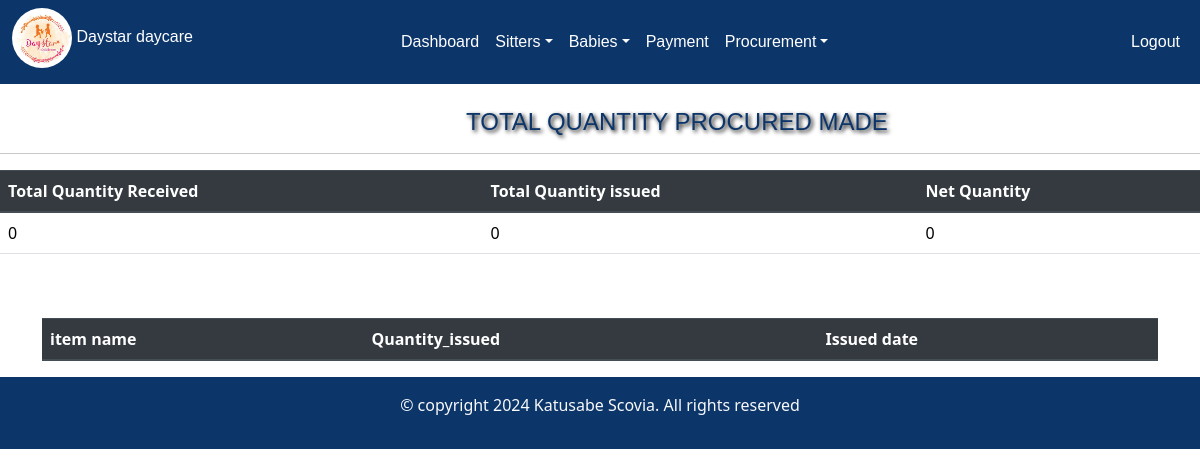
The page /all_issue_items/ (signed in) on the database as committed earlier.
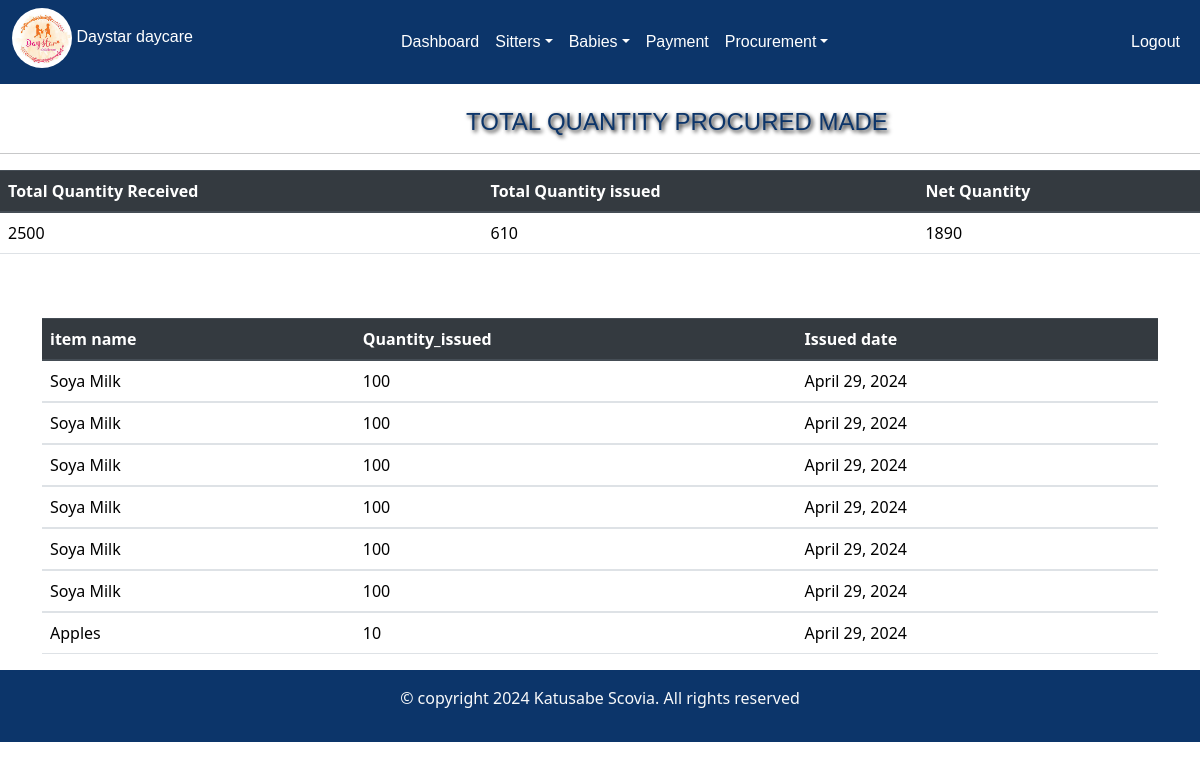
The same page on the database as committed later.
### day/models.py (models this page shows)
class Usedlog(models.Model):
    item = models.ForeignKey(Procurement,on_delete=models.CASCADE)
    quantity_issued=models.IntegerField(default=0)
    usage_date=models.DateField()

class  Procurement(models.Model):
    category = models.ForeignKey(Category,on_delete=models.CASCADE,null=True, blank=True)
    item_name = models.CharField(max_length=200,)
    Quantity=models.IntegerField(default=0)
    date=models.DateField(auto_now_add=True, null=True)
    Unit_price=models.IntegerField( null=True)
    received_quantity=models.IntegerField(default=0,null=True,blank=True)
    def __str__(self):
        return self.item_name

### day/views.py (the view)
# urls.py: path('all_issue_items/',views.all_issue_items,name='all_issue_items'),
@login_required
def all_issue_items(request):
    issues = Usedlog.objects.all()
    total_issued_quantity = issues.aggregate(total_issued_quantity=Sum('quantity_issued'))['total_issued_quantity'] or 0
    total_received_quantity = Procurement.objects.aggregate(total_received_quantity=Sum('Quantity'))['total_received_quantity'] or 0
    net_quantity = total_received_quantity - total_issued_quantity
    return render(request, 'all_issue_items.html', {'issues': issues, 'total_issued_quantity': total_issued_quantity, 'total_received_quantity': total_received_quantity, 'net_quantity': net_quantity})

### day/templates/all_issue_items.html (shortened to what this page needs)
{% extends 'base.html'%} {% block content%}
<br>
    <h4 >TOTAL QUANTITY PROCURED  MADE</h4><hr>
  <table class="table">
    <thead class="thead-dark">
      <tr>
        <th scope="col">Total Quantity  Received</th>
        <th scope="col">Total Quantity issued</th>
        <th scope="col">Net Quantity</th>
      </tr>
    </thead>
    <tbody>
      <tr>
        <td>{{total_received_quantity}}</td>
        <td>{{total_issued_quantity}}</td>
        <td>{{net_quantity}}</td>
      </tr>
    </tbody>
  </table>
<br><br>
<div class="container">
  <table class="table">
    <thead class="thead-dark">
      <tr>
        <th scope="col">item name</th>
        <th scope="col">Quantity_issued</th>
        <th scope="col">Issued date</th>
      </tr>
    </thead>
    {% for issue  in issues %}
    <tbody>
      <tr>
        <td>{{issue.item | title}}</td>
        <td>{{issue.quantity_issued}}</td>
        <td>{{issue.usage_date}}</td>
      </tr>
    </tbody>
    {% endfor %}
  </table>
</div>
{% endblock%}

Rows that differ between the two databases and show on the page:
added Usedlog: item "Soya Milk", quantity_issued "100", usage_date "April 29, 2024"
added Usedlog: item "Soya Milk", quantity_issued "100", usage_date "April 29, 2024"
added Usedlog: item "Soya Milk", quantity_issued "100", usage_date "April 29, 2024"
added Usedlog: item "Soya Milk", quantity_issued "100", usage_date "April 29, 2024"
added Usedlog: item "Soya Milk", quantity_issued "100", usage_date "April 29, 2024"
added Usedlog: item "Soya Milk", quantity_issued "100", usage_date "April 29, 2024"
added Usedlog: item "Apples", quantity_issued "10", usage_date "April 29, 2024"
Other text that changed with them:
{{ total_received_quantity }}: "0" → "2500"
{{ total_issued_quantity }}: "0" → "610"
{{ net_quantity }}: "0" → "1890"
